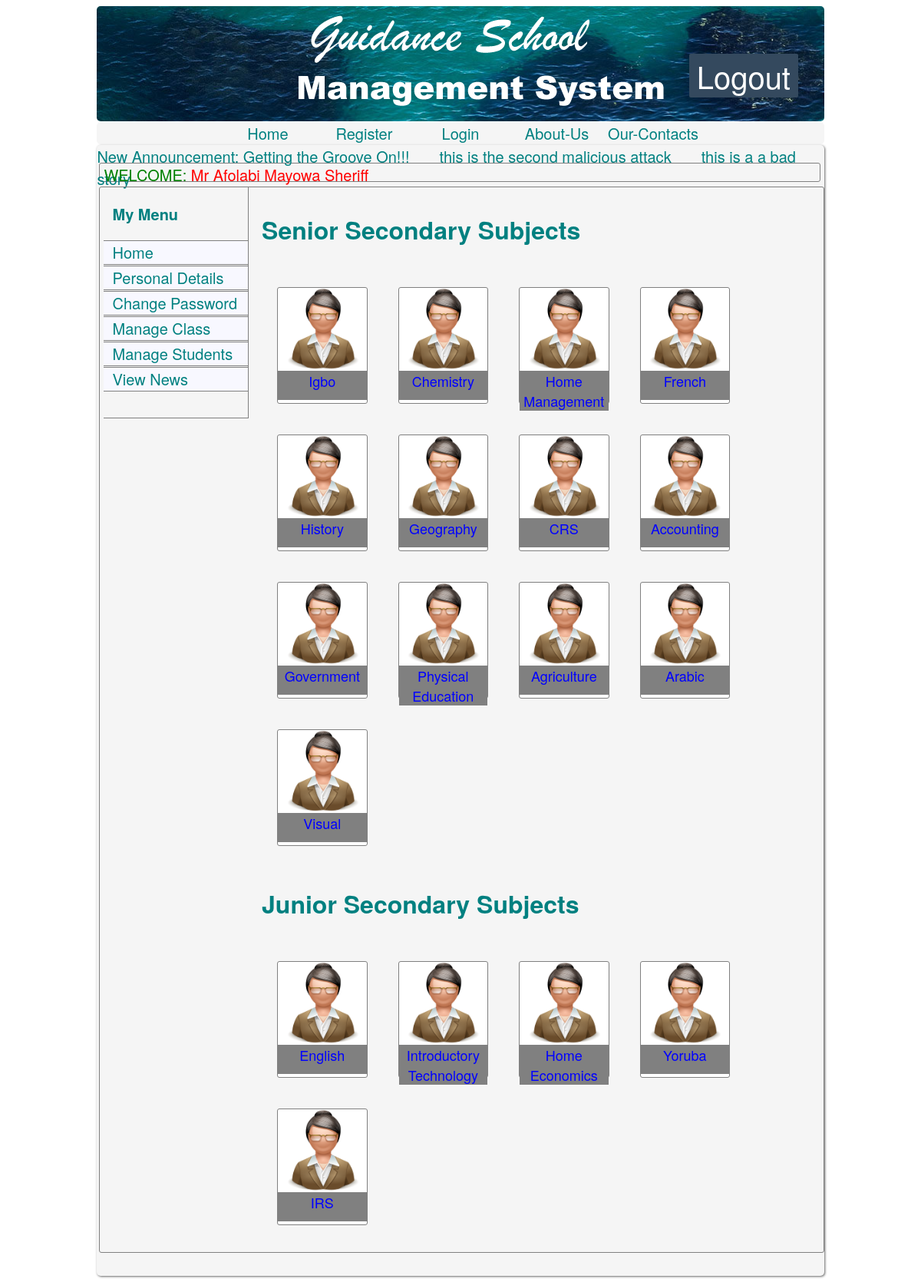
Screenshot of /teacher/subjects.php (signed in) with the database file from the repository.
### tables this page shows
CREATE TABLE IF NOT EXISTS `notice` (
  `id` int(3) unsigned NOT NULL AUTO_INCREMENT,
  `notice` varchar(500) NOT NULL,
  PRIMARY KEY (`id`),
  UNIQUE KEY `id` (`id`)
);

CREATE TABLE IF NOT EXISTS `subjects` (
  `id` int(5) NOT NULL AUTO_INCREMENT,
  `name` varchar(50) NOT NULL,
  `teacher` varchar(50) NOT NULL,
  `level` varchar(20) NOT NULL,
  `session` varchar(20) NOT NULL,
  PRIMARY KEY (`id`)
);

### teacher/session.php (called while the page is built, shortened)
<?php
if(!empty($_SESSION['teacheruser'])){
if(!empty($_SESSION['teacheruser'])){
$adminuser=$_SESSION['teacheruser'];
}
}else{
header('location:../index.php');
}
?>

### teacher/subjects.php (the view, shortened to what this page needs)
<?php
include('session.php');
?>
<?php
include('header.php');
include('menu.php');
?>
<div id="body">
<?php  include('notices.php');  ?>
<?php  include('welcome.php');  ?>
<div class="mainjob">
<?php
include('leftbar.php');
?>
<div class="rightbar">
<?php
$query=mysql_query("SELECT * FROM subjects WHERE session='".SESSION."' and teacher='$username' and level='senior'");
if(mysql_num_rows($query)>0){
echo "<h3 style='width:100%;float:left;'>Senior Secondary Subjects</h3>";
while($row=mysql_fetch_assoc($query)){
$subject=base64_encode($row['name']);
$id=base64_encode($row['id']);
$sbj=str_replace('_', ' ', $row['name']);
echo "<a href='subject_classes.php?sbj=".$subject."&id=".$id."'>
<div class='icons'>
<img src='../images/icons/1396669040_teacher_128.png' />
<span class='inner_icons'>".$sbj."</span>
</div></a>";
}
}
?>
<?php
$query=mysql_query("SELECT * FROM subjects WHERE session='".SESSION."' and teacher='$username' and level='junior'");
if(mysql_num_rows($query)>0){
echo "<h3 style='width:100%;float:left;'>Junior Secondary Subjects</h3>";
while($row=mysql_fetch_assoc($query)){
$subject=base64_encode($row['name']);
$id=base64_encode($row['id']);
$sbj=str_replace('_', ' ', $row['name']);
echo "<a href='subject_classes.php?sbj=".$subject."&id=".$id."'>
<div class='icons'>
<img src='../images/icons/1396669040_teacher_128.png' />
<span class='inner_icons'>".$sbj."</span>
</div></a>";
}
}
?>
</div>
</div>
</div>
</body>
</html>

### teacher/notices.php (shortened to what this page needs)
<?php
echo"<div id='notice'>";
echo"<marquee>";
$query4="SELECT notice FROM notice ORDER BY id DESC LIMIT 0,3";
$result=mysql_query($query4);
echo "New Announcement: ";
while($row=mysql_fetch_assoc($result)){
echo "{$row['notice']} &nbsp;&nbsp;&nbsp;&nbsp;&nbsp;&nbsp;";
};
echo"</marquee></div>";
?>

### css/style.css (style rules this page uses)
h3, .h3 { font-size: 32px ; }
body { color:Teal; font-size:20px; background:url(../images/bg.jpg) repeat white; padding:0px; font-family: "Helvetica Neue", Helvetica, Arial, sans-serif; }
div { display:block; }
a { text-decoration:none; webkit-transition: 0.25s; -moz-transition: 0.25s; -o-transition: 0.25s; transition: 0.25s; }
.mainjob { width:99%; min-height:350px; display:inline-block; border-radius:3px; -moz-border-radius:3px; -webkit-border-radius:3px; border:1px solid grey; margin:3px; padding-bottom:15px; padding-left:5px; margin-bottom:30px; }
.icons { width:16%; height:150px; border-radius:3px; -moz-border-radius:3px; -webkit-border-radius:3px; border:1px solid grey; margin:20px; display:relative; float:left; align:conter; text-align:center; background-color:white; }
.inner_icons { color:blue; font-size:18px; display:inline-block; width:100%; min-height:25%; background-color:grey; z-index:auto; }
.icons img { z-index:1; height:72%; }
#notice { width:100%; height:20px }
#body { margin-top:1px; width:80%; border-radius:5px; -moz-border-radius:5px; -webkit-border-radius:5px; background-color:WhiteSmoke; margin-right:10%; margin-left:10%; box-shadow: 1px 1px 3px rgba(50, 50, 50, 0.75); display:inline-block; }
.rightbar { padding-left:10px; padding-right:10px; width:77%; display:relative; float:right; }

### rows the page displays
notice: notice "Getting the Groove On!!!"
notice: notice "this is the second malicious attack"
notice: notice "this is a a bad story"
subjects: name "Igbo"
subjects: name "Chemistry"
subjects: name "Home Management"
subjects: name "French"
subjects: name "History"
subjects: name "Geography"
subjects: name "CRS"
subjects: name "Accounting"
subjects: name "Government"
subjects: name "Physical Education"
subjects: name "Agriculture"
subjects: name "Arabic"
subjects: name "Visual"
subjects: name "English"
subjects: name "Introductory Technology"
subjects: name "Home Economics"
subjects: name "Yoruba"
subjects: name "IRS"

### other values shown
$adminuser['surname'] "Afolabi"
$adminuser['firstname'] "Mayowa"
$adminuser['othername'] "Sheriff"
